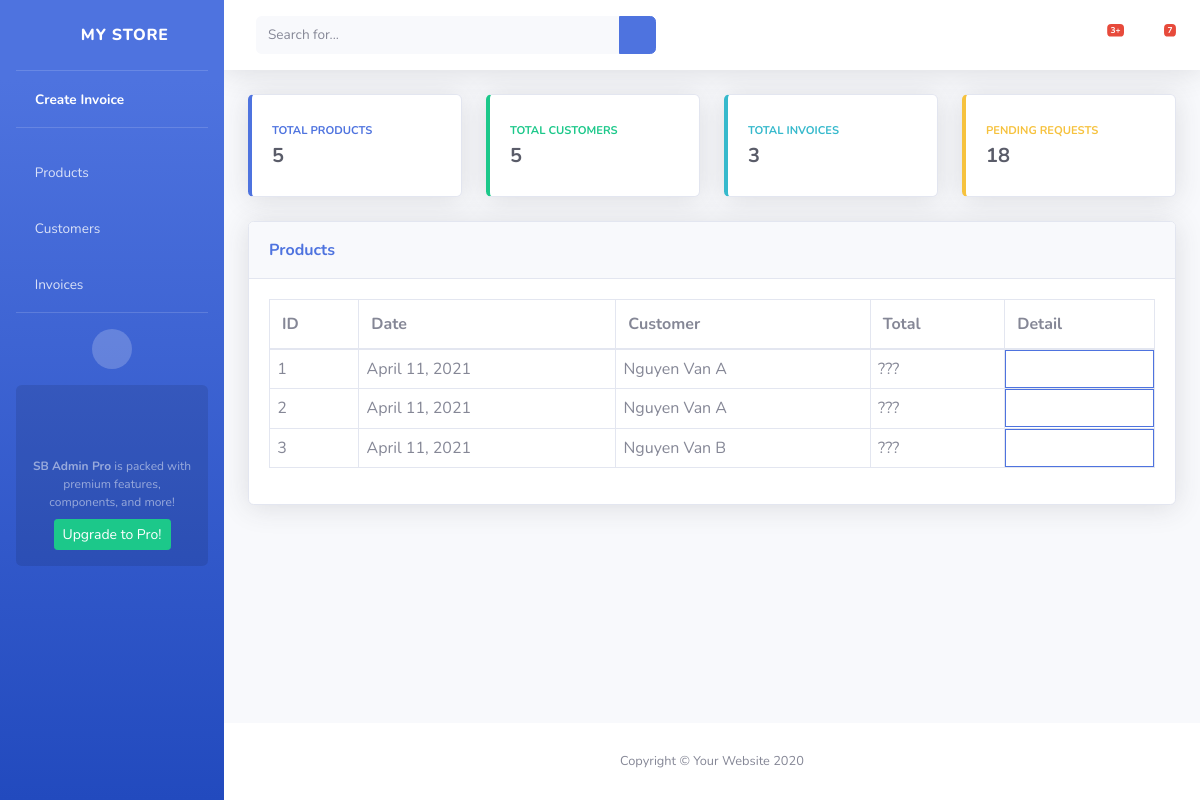
Page /view_invoice/ on the earlier database version.
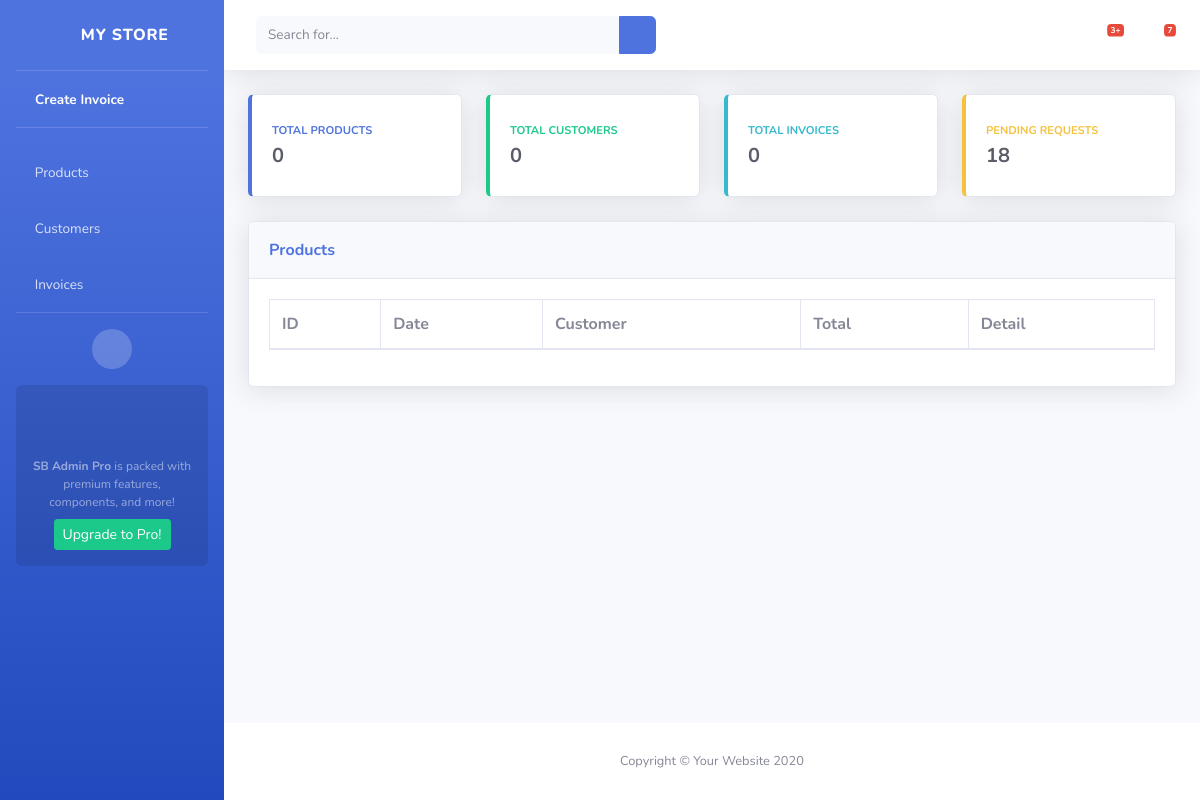
Same page on the later database version.
### invoice/models.py (models this page shows, shortened)
class Invoice(models.Model):
    date = models.DateField()
    customer = models.ForeignKey(Customer, on_delete=models.SET_NULL, blank=True, null=True)

class Customer(models.Model):
    GENDER_CHOICES = (
        ('Male', 'Male'),
        ('Female', 'Female'),
        ('Others', 'Others'),
    )
    customer_name = models.CharField(max_length=255)
    customer_gender = models.CharField(max_length=50, choices=GENDER_CHOICES)
    customer_dob = models.DateField()
    customer_points = models.IntegerField()
    def __str__(self):
        return str(self.customer_name)

### invoice/views.py (the view)
# urls.py: path('view_invoice/', views.view_invoice, name='view_invoice'),
def view_invoice(request):
    total_product = Product.objects.count()
    total_customer = Customer.objects.count()
    total_invoice = Invoice.objects.count()
    invoice = Invoice.objects.all()
    context = {
        'total_product': total_product,
        'total_customer': total_customer,
        'total_invoice': total_invoice,
        'invoice': invoice,
    }
    return render(request, 'invoice/view_invoice.html', context)

### invoice/templates/invoice/view_invoice.html
{% extends "invoice/base/base.html" %}
{% block content %}
<div class="row">
    <div class="col-xl-12 col-lg-7">
        <div class="card shadow mb-4">
            <div class="card-header py-3 d-flex flex-row align-items-center justify-content-between">
                <label class="m-0 font-weight-bold text-primary">Products</label>
            </div>
            <div class="card-body">
                <div class="table-responsive">
                    <table class="table table-bordered" id="dataTable" width="100%" cellspacing="0">
                        <thead>
                            <tr>
                                <th>ID</th>
                                <th>Date</th>
                                <th>Customer</th>
                                <th>Total</th>
                                <th>Detail</th>
                            </tr>
                        </thead>
                        <tbody>
                            {% for i in invoice %}
                            <tr>
                                <td style="padding: 0.45em;">
                                    {{i.id}}
                                </td>
                                <td style="padding: 0.45em;">
                                    {{i.date}}
                                </td>
                                <td style="padding: 0.45em;">
                                    {{i.customer}}
                                </td>
                                <td style="padding: 0.45em;">
                                    ???
                                </td>
                                <td style="padding: 0;">
                                    <a href="{% url 'view_invoice_detail' i.id %}" class="btn btn-outline-primary" style="width: 100%; height: 100%; border-radius: 0">
                                        <i class="fas fa-long-arrow-alt-right"></i>
                                    </a>
                                </td>
                            </tr>
                            {% endfor %}
                        </tbody>
                    </table>
                </div>
            </div>
        </div>
    </div>
</div>
{% endblock %}

Differences in the rows shown:
removed Invoice: id "1", date "April 11, 2021", customer "Nguyen Van A"
removed Invoice: id "2", date "April 11, 2021", customer "Nguyen Van A"
removed Invoice: id "3", date "April 11, 2021", customer "Nguyen Van B"
Other differences:
{{ total_product }}: "5" → "0"
{{ total_customer }}: "5" → "0"
{{ total_invoice }}: "3" → "0"
